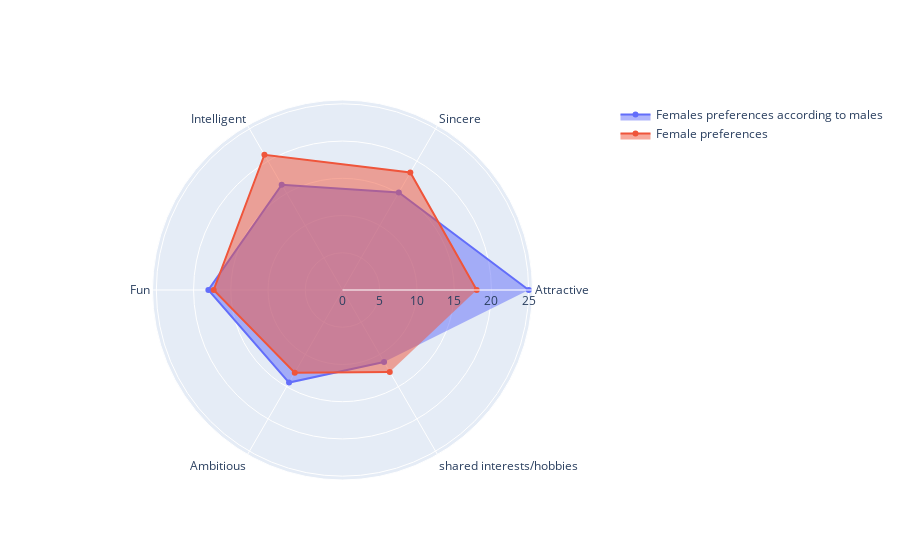

Notebook cell for this chart:
### Code cell
fig = go.Figure()

fig.add_trace(go.Scatterpolar(
    r=hommes[c].mean(),
    theta=theta,
    fill='toself',
    name='Females preferences according to males'
))

fig.add_trace(go.Scatterpolar(
    r=femmes[b].mean(),
    theta=theta,
    fill='toself',
    name='Female preferences'
))

fig.show()

### Figure 1 — Plotly figure (JSON) as saved in the notebook; plotly's stock layout.template omitted (floating-point values rounded to 4 significant figures)
{"data": [{"fill": "toself", "name": "Females preferences according to males", "r": [25.01, 15.13, 16.33, 18.02, 14.36, 11.16], "theta": ["Attractive", "Sincere", "Intelligent", "Fun", "Ambitious", "shared interests/hobbies"], "type": "scatterpolar"}, {"fill": "toself", "name": "Female preferences", "r": [18.02, 18.22, 20.97, 17.3, 12.82, 12.7], "theta": ["Attractive", "Sincere", "Intelligent", "Fun", "Ambitious", "shared interests/hobbies"], "type": "scatterpolar"}], "layout": {"autosize": true, "polar": {"angularaxis": {"type": "category"}, "radialaxis": {"autorange": true, "range": [0, 25.73], "type": "linear"}}}}
